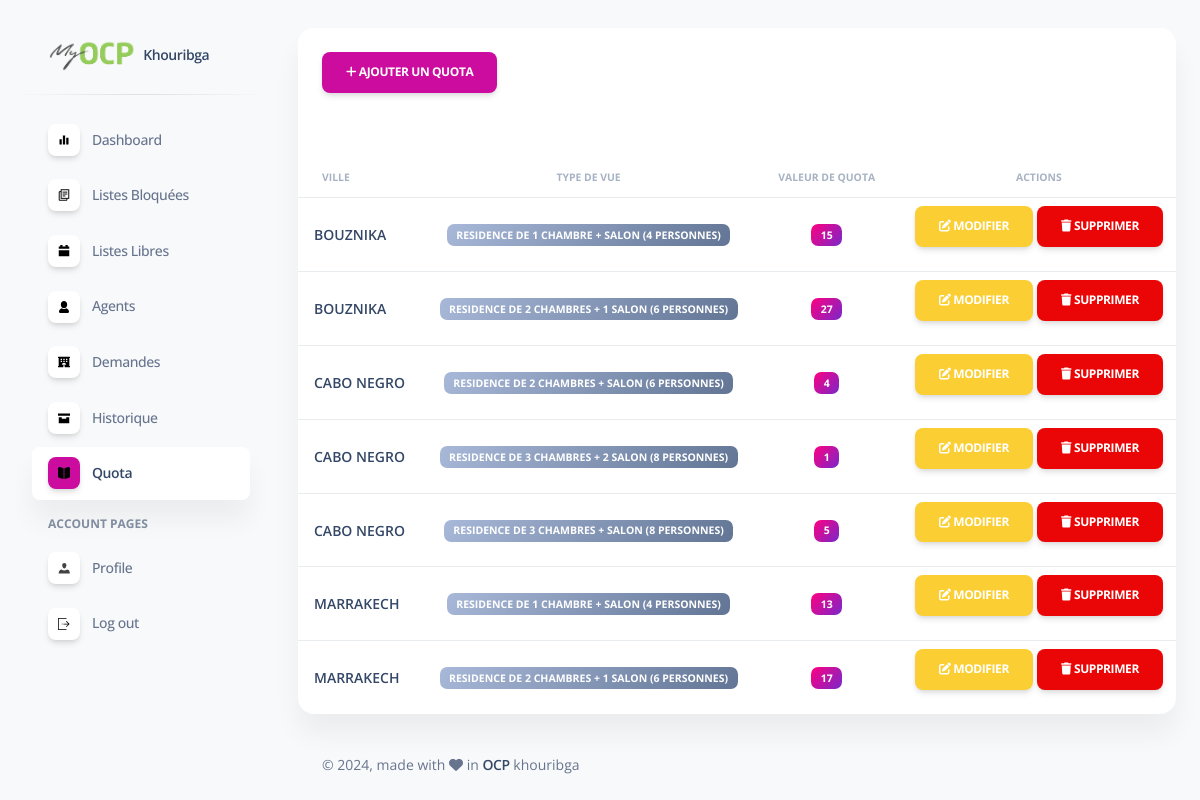
The page /quota/ on the database its author committed.
### listings/models.py (models this page shows)
class Quota(models.Model):
    ville = models.CharField(max_length=100)
    type_de_vue = models.CharField(max_length=100)
    quota_value = models.IntegerField()
    class Meta:
        unique_together = ('ville', 'type_de_vue')  # Ensure unique combinations of ville and type_de_vue
        ordering = ['ville', 'type_de_vue']

### listings/views.py (the view)
# urls.py: path('quota/',views.quota, name='quota'),
def quota(request):
    quotas = Quota.objects.all()
    return render(request, 'listings/quota.html',{'quotas': quotas})

### listings/templates/listings/quota.html (shortened to what this page needs)
{% load static %}
<!DOCTYPE html>
<html lang="en">
<head>
  <link href="{% static 'listings/assets/css/nucleo-icons.css' %}" rel="stylesheet" />
  <link href="https://maxcdn.bootstrapcdn.com/bootstrap/5.3.0/css/bootstrap.min.css" rel="stylesheet">
  <link href="{% static 'listings/assets/css/nucleo-svg.css' %}" rel="stylesheet" />
  <link href="{% static 'listings/assets/css/nucleo-svg.css' %}" rel="stylesheet" />
  <link id="pagestyle" href="{% static 'listings/assets/css/soft-ui-dashboard.css' %}"  rel="stylesheet" />
</head>
<body class="g-sidenav-show  bg-gray-100">
  <aside class="sidenav navbar navbar-vertical navbar-expand-xs border-0 border-radius-xl my-3 fixed-start ms-3 " id="sidenav-main">
    <div class="sidenav-header">
      <a class="navbar-brand m-0" href="{% url 'dashboard' %}" >
        <img src="{% static 'listings/assets/img/logo-ocp.png' %}" class="navbar-brand-img h-100" alt="main_logo">
        <span class="ms-1 font-weight-bold">Khouribga</span>
      </a>
    </div>
    <hr class="horizontal dark mt-0">
    <div class="collapse navbar-collapse  w-auto  max-height-vh-100 h-100" id="sidenav-collapse-main">
      <ul class="navbar-nav">
        <li class="nav-item">
          <a class="nav-link  " href="{% url 'dashboard' %}">
            <div class="icon icon-shape icon-sm shadow border-radius-md bg-white text-center me-2 d-flex align-items-center justify-content-center">
              <svg width="800px" height="800px" viewBox="0 0 1024 1024" xmlns="http://www.w3.org/2000/svg"><path fill="#000000" d="M416 896V128h192v768H416zm-288 0V448h192v448H128zm576 0V320h192v576H704z"/></svg>
            </div>
            <span class="nav-link-text ms-1">Dashboard</span>
          </a>
        </li>
        <li class="nav-item">
          <a class="nav-link" href="{% url 'list_generated' %}">
            <div class="icon icon-shape icon-sm shadow border-radius-md bg-white text-center me-2 d-flex align-items-center justify-content-center">
            </div>
            <span class="nav-link-text ms-1">Listes Bloquées</span>
          </a>
        </li>
        <li class="nav-item">
          <a class="nav-link" href="{% url 'libres' %}">
            <div class="icon icon-shape icon-sm shadow border-radius-md bg-white text-center me-2 d-flex align-items-center justify-content-center">
              <svg width="800px" height="800px" viewBox="0 0 16 16" fill="none" xmlns="http://www.w3.org/2000/svg">
                <path d="M6 0H3V2H1V5H15V2H13V0H10V2H6V0Z" fill="#000000"/>
                <path d="M15 7H1V15H15V7Z" fill="#000000"/>
                </svg>
            </div>
            <span class="nav-link-text ms-1">Listes Libres</span>
          </a>
        </li>
        <li class="nav-item">
          <a class="nav-link  " href="{% url 'AgentsAffichage' %}">
            <div class="icon icon-shape icon-sm shadow border-radius-md bg-white text-center me-2 d-flex align-items-center justify-content-center">
            </div>
            <span class="nav-link-text ms-1">Agents</span>
          </a>
        </li>
        <li class="nav-item">
          <a class="nav-link  " href="{% url 'demande_list' %}">
            <div class="icon icon-shape icon-sm shadow border-radius-md bg-white text-center me-2 d-flex align-items-center justify-content-center">
            </div>
            <span class="nav-link-text ms-1">Demandes</span>
          </a>
        </li>
        <li class="nav-item">
          <a class="nav-link  " href="{% url 'historique' %}">
            <div class="icon icon-shape icon-sm shadow border-radius-md bg-white text-center me-2 d-flex align-items-center justify-content-center">
            </div>
            <span class="nav-link-text ms-1">Historique</span>
          </a>
        </li>
        <li class="nav-item">
          <a class="nav-link active" href="{% url 'quota' %}">
            <div class="icon icon-shape icon-sm shadow border-radius-md bg-white text-center me-2 d-flex align-items-center justify-content-center">
            </div>
            <span class="nav-link-text ms-1">Quota</span>
          </a>
        </li>
        <li class="nav-item mt-3">
          <h6 class="ps-4 ms-2 text-uppercase text-xs font-weight-bolder opacity-6">Account pages</h6>
        </li>
        <li class="nav-item">
          <a class="nav-link  " href="{% url 'profile_page' %}">
            <div class="icon icon-shape icon-sm shadow border-radius-md bg-white text-center me-2 d-flex align-items-center justify-content-center">
            </div>
            <span class="nav-link-text ms-1">Profile</span>
          </a>
        </li>
        <li class="nav-item">
          <a class="nav-link  " href="{% url 'logout_view' %}">
            <div class="icon icon-shape icon-sm shadow border-radius-md bg-white text-center me-2 d-flex align-items-center justify-content-center">
            </div>
            <span class="nav-link-text ms-1">Log out</span>
          </a>
        </li>
      </ul>
    </div>
  </aside>
  <main class="main-content position-relative max-height-vh-100 h-100 mt-1 border-radius-lg ">
    <div class="container-fluid py-4">
      <div class="row">
        <div class="col-12">
          <div class="card mb-4">
                <div class="card-header pb-0">
                    <button type="button" class="btn btn-primary mb-3" data-bs-toggle="modal" data-bs-target="#addModal">
                      <i class="fas fa-plus"></i> Ajouter un quota
                    </button>
                </div>
                <div class="table-section mt-5">
                    <div class="table-container">
                        <table class="table align-items-center mb-0">
                            <thead>
                                <tr>
                                    <th class="text-uppercase text-secondary text-xxs font-weight-bolder opacity-7">Ville</th>
                                    <th class="text-center text-uppercase text-secondary text-xxs font-weight-bolder opacity-7">Type de vue</th>
                                    <th class="text-center text-uppercase text-secondary text-xxs font-weight-bolder opacity-7">Valeur de Quota</th>
                                    <th class="text-center text-uppercase text-secondary text-xxs font-weight-bolder opacity-7">Actions</th>
                                </tr>
                            </thead>
                            <tbody>
                                {% for quota in quotas %}
                                <tr>
                                    <td class="align-middle">
                                        <div class="d-flex px-2 py-1">
                                            <div class="d-flex flex-column justify-content-center">
                                                <h6 class="mb-0 text-sm">{{ quota.ville }}</h6>
                                            </div>
                                        </div>
                                    </td>
                                    <td class="align-middle text-center text-sm">
                                        <span class="badge badge-sm bg-gradient-secondary">{{ quota.type_de_vue }}</span>
                                    </td>
                                    <td class="align-middle text-center text-sm">
                                        <span class="badge badge-sm bg-gradient-primary">{{ quota.quota_value }}</span>
                                    </td>
                                    <td class="align-middle text-center">
                                        <button type="button" class="btn btn-warning text-white" data-bs-toggle="modal" data-bs-target="#editModal" data-ville="{{ quota.ville }}" data-type-de-vue="{{ quota.type_de_vue }}" data-quota-value="{{ quota.quota_value }}">
                                            <i class="fas fa-edit"></i> Modifier
                                        </button>
                                        <button type="button" class="btn btn-danger text-white" data-bs-toggle="modal" data-bs-target="#deleteModal" data-ville="{{ quota.ville }}" data-type-de-vue="{{ quota.type_de_vue }}">
                                            <i class="fas fa-trash"></i> Supprimer
                                        </button>
                                    </td>
                                </tr>
                                {% endfor %}
                            </tbody>
                        </table>
                    </div>
                </div>
             </div>
        </div>
      </div>
      <footer class="footer pt-3  ">
        <div class="container-fluid">
          <div class="row align-items-center justify-content-lg-between">
            <div class="col-lg-6 mb-lg-0 mb-4">
              <div class="copyright text-center text-sm text-muted text-lg-start">
                © ,
                made with <i class="fa fa-heart"></i> in
                <a href="https://www.creative-tim.com" class="font-weight-bold" target="_blank">OCP</a>
              khouribga
              </div>
            </div>
          </div>
        </div>
      </footer>
    </div>
  </main>
</body>
</html>

### listings/static/listings/assets/css/nucleo-svg.css (style rules this page uses)
.icon { display: inline-block; color: #111111; height: 1em; width: 1em; }
.icon-sm { height: 0.8em; width: 0.8em; }
.icon { fill: currentColor; stroke: none; }

### rows shown on the page
Quota: ville "BOUZNIKA", type_de_vue "RESIDENCE DE 1 CHAMBRE + SALON (4 PERSONNES)", quota_value "15"
Quota: ville "BOUZNIKA", type_de_vue "RESIDENCE DE 2 CHAMBRES + 1 SALON (6 PERSONNES)", quota_value "27"
Quota: ville "CABO NEGRO", type_de_vue "RESIDENCE DE 2 CHAMBRES + SALON (6 PERSONNES)", quota_value "4"
Quota: ville "CABO NEGRO", type_de_vue "RESIDENCE DE 3 CHAMBRES + 2 SALON (8 PERSONNES)", quota_value "1"
Quota: ville "CABO NEGRO", type_de_vue "RESIDENCE DE 3 CHAMBRES + SALON (8 PERSONNES)", quota_value "5"
Quota: ville "MARRAKECH", type_de_vue "RESIDENCE DE 1 CHAMBRE + SALON (4 PERSONNES)", quota_value "13"
Quota: ville "MARRAKECH", type_de_vue "RESIDENCE DE 2 CHAMBRES + 1 SALON (6 PERSONNES)", quota_value "17"
